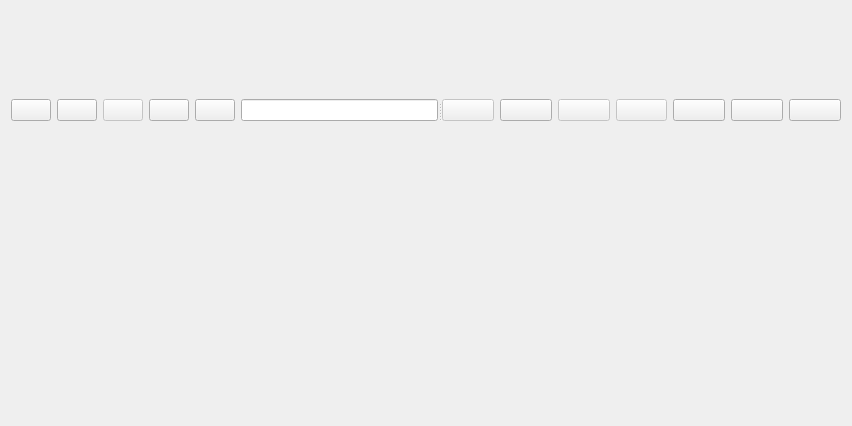
<ui version="4.0" >
 <class>FileWidget</class>
 <widget class="QWidget" name="FileWidget" >
  <property name="geometry" >
   <rect>
    <x>0</x>
    <y>0</y>
    <width>852</width>
    <height>426</height>
   </rect>
  </property>
  <property name="windowTitle" >
   <string>Form</string>
  </property>
  <layout class="QVBoxLayout" name="verticalLayout" >
   <item>
    <widget class="QSplitter" name="splitter" >
     <property name="orientation" >
      <enum>Qt::Horizontal</enum>
     </property>
     <widget class="QWidget" name="" >
      <layout class="QHBoxLayout" name="horizontalLayout_2" >
       <item>
        <widget class="QPushButton" name="newTab" >
         <property name="toolTip" >
          <string>New Tab</string>
         </property>
         <property name="text" >
          <string/>
         </property>
         <property name="icon" >
          <iconset>
           <normaloff>../../media/file/new_tab.png</normaloff>../../media/file/new_tab.png</iconset>
         </property>
         <property name="iconSize" >
          <size>
           <width>32</width>
           <height>32</height>
          </size>
         </property>
        </widget>
       </item>
       <item>
        <widget class="QPushButton" name="back" >
         <property name="toolTip" >
          <string>Back</string>
         </property>
         <property name="text" >
          <string/>
         </property>
         <property name="icon" >
          <iconset>
           <normaloff>../../media/file/back.png</normaloff>../../media/file/back.png</iconset>
         </property>
         <property name="iconSize" >
          <size>
           <width>32</width>
           <height>32</height>
          </size>
         </property>
        </widget>
       </item>
       <item>
        <widget class="QPushButton" name="next" >
         <property name="enabled" >
          <bool>false</bool>
         </property>
         <property name="toolTip" >
          <string>Next</string>
         </property>
         <property name="text" >
          <string/>
         </property>
         <property name="icon" >
          <iconset>
           <normaloff>../../media/file/next.png</normaloff>../../media/file/next.png</iconset>
         </property>
         <property name="iconSize" >
          <size>
           <width>32</width>
           <height>32</height>
          </size>
         </property>
        </widget>
       </item>
       <item>
        <widget class="QPushButton" name="up" >
         <property name="toolTip" >
          <string>Up</string>
         </property>
         <property name="text" >
          <string/>
         </property>
         <property name="icon" >
          <iconset>
           <normaloff>../../media/file/up.png</normaloff>../../media/file/up.png</iconset>
         </property>
         <property name="iconSize" >
          <size>
           <width>32</width>
           <height>32</height>
          </size>
         </property>
        </widget>
       </item>
       <item>
        <widget class="QPushButton" name="home" >
         <property name="toolTip" >
          <string>Home</string>
         </property>
         <property name="text" >
          <string/>
         </property>
         <property name="icon" >
          <iconset>
           <normaloff>../../media/file/home.png</normaloff>../../media/file/home.png</iconset>
         </property>
         <property name="iconSize" >
          <size>
           <width>32</width>
           <height>32</height>
          </size>
         </property>
        </widget>
       </item>
       <item>
        <widget class="QLineEdit" name="url" />
       </item>
      </layout>
     </widget>
     <widget class="QWidget" name="" >
      <layout class="QHBoxLayout" name="horizontalLayout" >
       <item>
        <widget class="QPushButton" name="save" >
         <property name="enabled" >
          <bool>false</bool>
         </property>
         <property name="toolTip" >
          <string>Save</string>
         </property>
         <property name="text" >
          <string/>
         </property>
         <property name="icon" >
          <iconset>
           <normaloff>../../media/file/save.png</normaloff>../../media/file/save.png</iconset>
         </property>
         <property name="iconSize" >
          <size>
           <width>32</width>
           <height>32</height>
          </size>
         </property>
        </widget>
       </item>
       <item>
        <widget class="QPushButton" name="saveas" >
         <property name="toolTip" >
          <string>Save As</string>
         </property>
         <property name="text" >
          <string/>
         </property>
         <property name="icon" >
          <iconset>
           <normaloff>../../media/file/saveas.png</normaloff>../../media/file/saveas.png</iconset>
         </property>
         <property name="iconSize" >
          <size>
           <width>32</width>
           <height>32</height>
          </size>
         </property>
        </widget>
       </item>
       <item>
        <widget class="QPushButton" name="undo" >
         <property name="enabled" >
          <bool>false</bool>
         </property>
         <property name="toolTip" >
          <string>Undo</string>
         </property>
         <property name="text" >
          <string/>
         </property>
         <property name="icon" >
          <iconset>
           <normaloff>../../media/file/undo.png</normaloff>../../media/file/undo.png</iconset>
         </property>
         <property name="iconSize" >
          <size>
           <width>32</width>
           <height>32</height>
          </size>
         </property>
        </widget>
       </item>
       <item>
        <widget class="QPushButton" name="redo" >
         <property name="enabled" >
          <bool>false</bool>
         </property>
         <property name="toolTip" >
          <string>Redo</string>
         </property>
         <property name="text" >
          <string/>
         </property>
         <property name="icon" >
          <iconset>
           <normaloff>../../media/file/redo.png</normaloff>../../media/file/redo.png</iconset>
         </property>
         <property name="iconSize" >
          <size>
           <width>32</width>
           <height>32</height>
          </size>
         </property>
         <property name="checkable" >
          <bool>false</bool>
         </property>
        </widget>
       </item>
       <item>
        <widget class="QPushButton" name="find" >
         <property name="toolTip" >
          <string>Find / Replace</string>
         </property>
         <property name="text" >
          <string/>
         </property>
         <property name="icon" >
          <iconset>
           <normaloff>../../media/file/search.png</normaloff>../../media/file/search.png</iconset>
         </property>
         <property name="iconSize" >
          <size>
           <width>32</width>
           <height>32</height>
          </size>
         </property>
        </widget>
       </item>
       <item>
        <widget class="QPushButton" name="detach" >
         <property name="toolTip" >
          <string>Detach</string>
         </property>
         <property name="text" >
          <string/>
         </property>
         <property name="icon" >
          <iconset>
           <normaloff>../../media/file/detach.png</normaloff>../../media/file/detach.png</iconset>
         </property>
         <property name="iconSize" >
          <size>
           <width>32</width>
           <height>32</height>
          </size>
         </property>
        </widget>
       </item>
       <item>
        <widget class="QPushButton" name="close" >
         <property name="toolTip" >
          <string>Close</string>
         </property>
         <property name="text" >
          <string/>
         </property>
         <property name="icon" >
          <iconset>
           <normaloff>../../media/file/close.png</normaloff>../../media/file/close.png</iconset>
         </property>
         <property name="iconSize" >
          <size>
           <width>32</width>
           <height>32</height>
          </size>
         </property>
        </widget>
       </item>
      </layout>
     </widget>
    </widget>
   </item>
   <item>
    <widget class="QsciScintilla" name="editor" >
     <property name="toolTip" >
      <string/>
     </property>
     <property name="whatsThis" >
      <string/>
     </property>
    </widget>
   </item>
  </layout>
 </widget>
 <customwidgets>
  <customwidget>
   <class>QsciScintilla</class>
   <extends>QFrame</extends>
   <header>Qsci/qsciscintilla.h</header>
  </customwidget>
 </customwidgets>
 <resources/>
 <connections/>
</ui>
